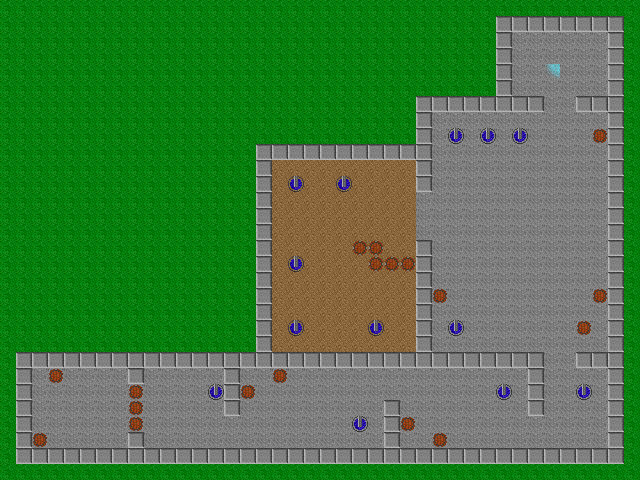

Below is a game level as drawn by its tile map, then a one-line description and the .tmx that defines it (tile-layer data replaced by summaries):
An orthogonal 40x30 tile map with 16x16 px tiles, 5 tile layers (Background, Obsticles, Enemies, PhysicsObjects, ...).

<map height="30" orientation="orthogonal" tileheight="16" tilewidth="16" version="1.0" width="40"><properties><property name="blended tiles" value="5,11,12,13,14,15,16,17,18,19,20,21,22,23,24,25" /></properties>
 <tileset firstgid="1" name="tileset" spacing="1" tileheight="16" tilewidth="16">
  <image height="85" source="tileset.png" width="85" />
  <tile id="10">
   <properties>
    <property name="barricadeType" value="0" />
   </properties>
  </tile>
 </tileset>
 <layer height="30" name="Background" width="40">
  <data>[1200 cells, 1200 non-empty, 3 distinct tile ids]</data>
 </layer>
 <layer height="30" name="Obsticles" width="40">
  <data>[1200 cells, 171 non-empty, 1 distinct tile ids]</data>
 </layer>
 <layer height="30" name="Enemies" width="40">
  <data>[1200 cells, 13 non-empty, 1 distinct tile ids]</data>
 </layer>
 <layer height="30" name="PhysicsObjects" width="40">
  <data>[1200 cells, 18 non-empty, 1 distinct tile ids]</data>
 </layer>
 <layer height="30" name="Destination" width="40">
  <data>[1200 cells, 1 non-empty, 1 distinct tile ids]</data>
 </layer>
</map>